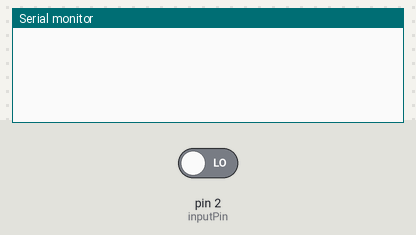
Bench run of a sketch on a simulated Arduino Uno, built with avr-gcc and run on an emulated ATmega328P. Parts: the last lines printed to the serial monitor. The inputs (shaded band) are chosen by the test bench; at power-on: pin 2 (inputPin) LOW.

Above: at 1.2 s.
1.3 s: pin 2 (inputPin) driven HIGH
At 2.4 s:
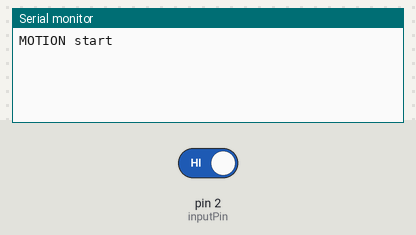
2.8 s: pin 2 (inputPin) driven LOW
At 3.6 s:
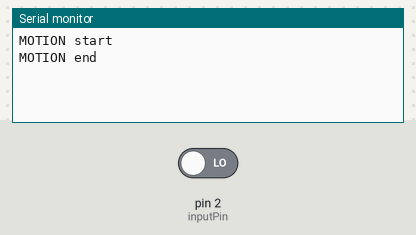

Measured:
- after the input at 1.3 s, the serial monitor: prints a new line at once (image 1)
- after the input at 2.8 s, the serial monitor: prints a new line at once (image 2)

The sketch:

piPIR.ino
```cpp
/* PIR sensor */
#define inputPin  2             // choose the input pin (for PIR sensor)
int pirState = LOW;             // we start, assuming no motion detected
int PIRval = 0;                    // variable for reading the pin status
#define piPin 7

void setup() {
  Serial.begin(9600);
  Serial.flush();

  /* PIR sensor */
  pinMode(inputPin, INPUT);
}

void alarm() {
  Serial.println("ALARM 1");
  digitalWrite(piPin, HIGH);
  delay(2000);
  digitalWrite(piPin, LOW);
}

void loop() {
  PIRval = digitalRead(inputPin);
  if (PIRval == HIGH) {
    if (pirState == LOW) {
      pirState = HIGH;
      Serial.println("MOTION start");
      digitalWrite(piPin, HIGH);
//      digitalWrite(piPin, LOW);
    } else {
//      digitalWrite(piPin, LOW);
//      Serial.println("MOTION start pirstate == HIGH");
    }
  } else {
    if (pirState == HIGH) {
      Serial.println("MOTION end");
      pirState = LOW;
      digitalWrite(piPin, LOW);
    } else {
      digitalWrite(piPin, LOW);
//      Serial.println("MOTION start pirstate == LOW");
    }
  }
  delay(10);
}
```
